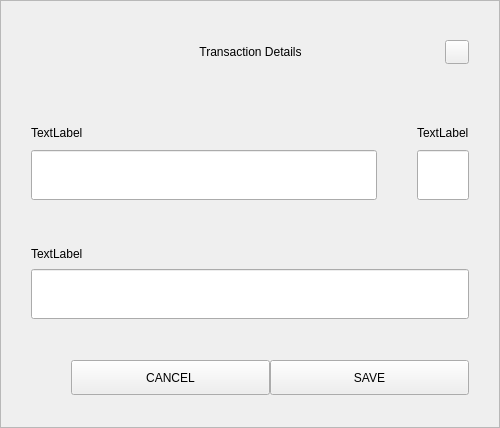
<?xml version="1.0" encoding="UTF-8"?>
<ui version="4.0">
 <class>SettingsMultisendDialog</class>
 <widget class="QWidget" name="SettingsMultisendDialog">
  <property name="geometry">
   <rect>
    <x>0</x>
    <y>0</y>
    <width>500</width>
    <height>428</height>
   </rect>
  </property>
  <property name="windowTitle">
   <string>Form</string>
  </property>
  <layout class="QVBoxLayout" name="verticalLayout_3">
   <property name="spacing">
    <number>0</number>
   </property>
   <property name="leftMargin">
    <number>0</number>
   </property>
   <property name="topMargin">
    <number>0</number>
   </property>
   <property name="rightMargin">
    <number>0</number>
   </property>
   <property name="bottomMargin">
    <number>0</number>
   </property>
   <item>
    <widget class="QFrame" name="frame">
     <property name="styleSheet">
      <string notr="true"/>
     </property>
     <property name="frameShape">
      <enum>QFrame::StyledPanel</enum>
     </property>
     <property name="frameShadow">
      <enum>QFrame::Raised</enum>
     </property>
     <layout class="QVBoxLayout" name="verticalLayout_2">
      <property name="spacing">
       <number>0</number>
      </property>
      <property name="leftMargin">
       <number>30</number>
      </property>
      <property name="topMargin">
       <number>20</number>
      </property>
      <property name="rightMargin">
       <number>30</number>
      </property>
      <property name="bottomMargin">
       <number>20</number>
      </property>
      <item>
       <layout class="QHBoxLayout" name="horizontalLayout_3">
        <property name="spacing">
         <number>0</number>
        </property>
        <item>
         <spacer name="horizontalSpacer_2">
          <property name="orientation">
           <enum>Qt::Horizontal</enum>
          </property>
          <property name="sizeHint" stdset="0">
           <size>
            <width>40</width>
            <height>20</height>
           </size>
          </property>
         </spacer>
        </item>
        <item>
         <widget class="QLabel" name="labelTitle">
          <property name="minimumSize">
           <size>
            <width>0</width>
            <height>40</height>
           </size>
          </property>
          <property name="maximumSize">
           <size>
            <width>16777215</width>
            <height>40</height>
           </size>
          </property>
          <property name="styleSheet">
           <string notr="true">padding-left:24px;</string>
          </property>
          <property name="text">
           <string>Transaction Details</string>
          </property>
          <property name="alignment">
           <set>Qt::AlignCenter</set>
          </property>
          <property name="margin">
           <number>7</number>
          </property>
         </widget>
        </item>
        <item>
         <spacer name="horizontalSpacer_3">
          <property name="orientation">
           <enum>Qt::Horizontal</enum>
          </property>
          <property name="sizeHint" stdset="0">
           <size>
            <width>40</width>
            <height>20</height>
           </size>
          </property>
         </spacer>
        </item>
        <item>
         <widget class="QPushButton" name="btnEsc">
          <property name="minimumSize">
           <size>
            <width>24</width>
            <height>24</height>
           </size>
          </property>
          <property name="maximumSize">
           <size>
            <width>24</width>
            <height>24</height>
           </size>
          </property>
          <property name="text">
           <string/>
          </property>
         </widget>
        </item>
       </layout>
      </item>
      <item>
       <spacer name="verticalSpacer_2">
        <property name="orientation">
         <enum>Qt::Vertical</enum>
        </property>
        <property name="sizeType">
         <enum>QSizePolicy::Fixed</enum>
        </property>
        <property name="sizeHint" stdset="0">
         <size>
          <width>20</width>
          <height>40</height>
         </size>
        </property>
       </spacer>
      </item>
      <item>
       <widget class="QWidget" name="containerAddressPercentage" native="true">
        <property name="maximumSize">
         <size>
          <width>16777215</width>
          <height>90</height>
         </size>
        </property>
        <layout class="QHBoxLayout" name="horizontalLayout_6" stretch="8,0,1">
         <property name="spacing">
          <number>0</number>
         </property>
         <property name="leftMargin">
          <number>0</number>
         </property>
         <property name="topMargin">
          <number>0</number>
         </property>
         <property name="rightMargin">
          <number>0</number>
         </property>
         <item>
          <layout class="QVBoxLayout" name="verticalLayout_7">
           <property name="spacing">
            <number>3</number>
           </property>
           <item>
            <widget class="QLabel" name="labelSubtitleAddress">
             <property name="sizePolicy">
              <sizepolicy hsizetype="Preferred" vsizetype="Fixed">
               <horstretch>0</horstretch>
               <verstretch>0</verstretch>
              </sizepolicy>
             </property>
             <property name="minimumSize">
              <size>
               <width>0</width>
               <height>20</height>
              </size>
             </property>
             <property name="maximumSize">
              <size>
               <width>16777215</width>
               <height>20</height>
              </size>
             </property>
             <property name="text">
              <string>TextLabel</string>
             </property>
            </widget>
           </item>
           <item alignment="Qt::AlignVCenter">
            <widget class="QLineEdit" name="lineEditAddress">
             <property name="minimumSize">
              <size>
               <width>0</width>
               <height>50</height>
              </size>
             </property>
             <property name="maximumSize">
              <size>
               <width>16777215</width>
               <height>50</height>
              </size>
             </property>
            </widget>
           </item>
          </layout>
         </item>
         <item>
          <spacer name="horizontalSpacer_4">
           <property name="orientation">
            <enum>Qt::Horizontal</enum>
           </property>
           <property name="sizeType">
            <enum>QSizePolicy::Fixed</enum>
           </property>
           <property name="sizeHint" stdset="0">
            <size>
             <width>40</width>
             <height>20</height>
            </size>
           </property>
          </spacer>
         </item>
         <item>
          <layout class="QVBoxLayout" name="verticalLayout_8">
           <property name="spacing">
            <number>3</number>
           </property>
           <item>
            <widget class="QLabel" name="labelSubtitlePercentage">
             <property name="sizePolicy">
              <sizepolicy hsizetype="Preferred" vsizetype="Fixed">
               <horstretch>0</horstretch>
               <verstretch>0</verstretch>
              </sizepolicy>
             </property>
             <property name="minimumSize">
              <size>
               <width>0</width>
               <height>20</height>
              </size>
             </property>
             <property name="maximumSize">
              <size>
               <width>16777215</width>
               <height>20</height>
              </size>
             </property>
             <property name="text">
              <string>TextLabel</string>
             </property>
            </widget>
           </item>
           <item alignment="Qt::AlignVCenter">
            <widget class="QLineEdit" name="lineEditPercentage">
             <property name="minimumSize">
              <size>
               <width>0</width>
               <height>50</height>
              </size>
             </property>
             <property name="maximumSize">
              <size>
               <width>16777215</width>
               <height>50</height>
              </size>
             </property>
             <property name="text">
              <string/>
             </property>
            </widget>
           </item>
          </layout>
         </item>
        </layout>
       </widget>
      </item>
      <item>
       <spacer name="verticalSpacer_3">
        <property name="orientation">
         <enum>Qt::Vertical</enum>
        </property>
        <property name="sizeType">
         <enum>QSizePolicy::Fixed</enum>
        </property>
        <property name="sizeHint" stdset="0">
         <size>
          <width>20</width>
          <height>20</height>
         </size>
        </property>
       </spacer>
      </item>
      <item>
       <layout class="QVBoxLayout" name="verticalLayout_9">
        <property name="spacing">
         <number>5</number>
        </property>
        <item>
         <widget class="QLabel" name="labelSubtitleLabel">
          <property name="maximumSize">
           <size>
            <width>16777215</width>
            <height>20</height>
           </size>
          </property>
          <property name="text">
           <string>TextLabel</string>
          </property>
         </widget>
        </item>
        <item>
         <widget class="QLineEdit" name="lineEditLabel">
          <property name="minimumSize">
           <size>
            <width>0</width>
            <height>50</height>
           </size>
          </property>
          <property name="maximumSize">
           <size>
            <width>16777215</width>
            <height>50</height>
           </size>
          </property>
         </widget>
        </item>
       </layout>
      </item>
      <item>
       <spacer name="verticalSpacer_4">
        <property name="orientation">
         <enum>Qt::Vertical</enum>
        </property>
        <property name="sizeType">
         <enum>QSizePolicy::Fixed</enum>
        </property>
        <property name="sizeHint" stdset="0">
         <size>
          <width>20</width>
          <height>30</height>
         </size>
        </property>
       </spacer>
      </item>
      <item>
       <layout class="QHBoxLayout" name="horizontalLayout" stretch="0,2,2">
        <item>
         <spacer name="horizontalSpacer">
          <property name="orientation">
           <enum>Qt::Horizontal</enum>
          </property>
          <property name="sizeHint" stdset="0">
           <size>
            <width>40</width>
            <height>20</height>
           </size>
          </property>
         </spacer>
        </item>
        <item>
         <widget class="QPushButton" name="btnCancel">
          <property name="minimumSize">
           <size>
            <width>0</width>
            <height>35</height>
           </size>
          </property>
          <property name="maximumSize">
           <size>
            <width>200</width>
            <height>35</height>
           </size>
          </property>
          <property name="text">
           <string>CANCEL</string>
          </property>
         </widget>
        </item>
        <item>
         <widget class="QPushButton" name="btnSave">
          <property name="minimumSize">
           <size>
            <width>0</width>
            <height>35</height>
           </size>
          </property>
          <property name="maximumSize">
           <size>
            <width>200</width>
            <height>35</height>
           </size>
          </property>
          <property name="text">
           <string>SAVE</string>
          </property>
         </widget>
        </item>
       </layout>
      </item>
     </layout>
    </widget>
   </item>
  </layout>
 </widget>
 <resources/>
 <connections/>
</ui>
